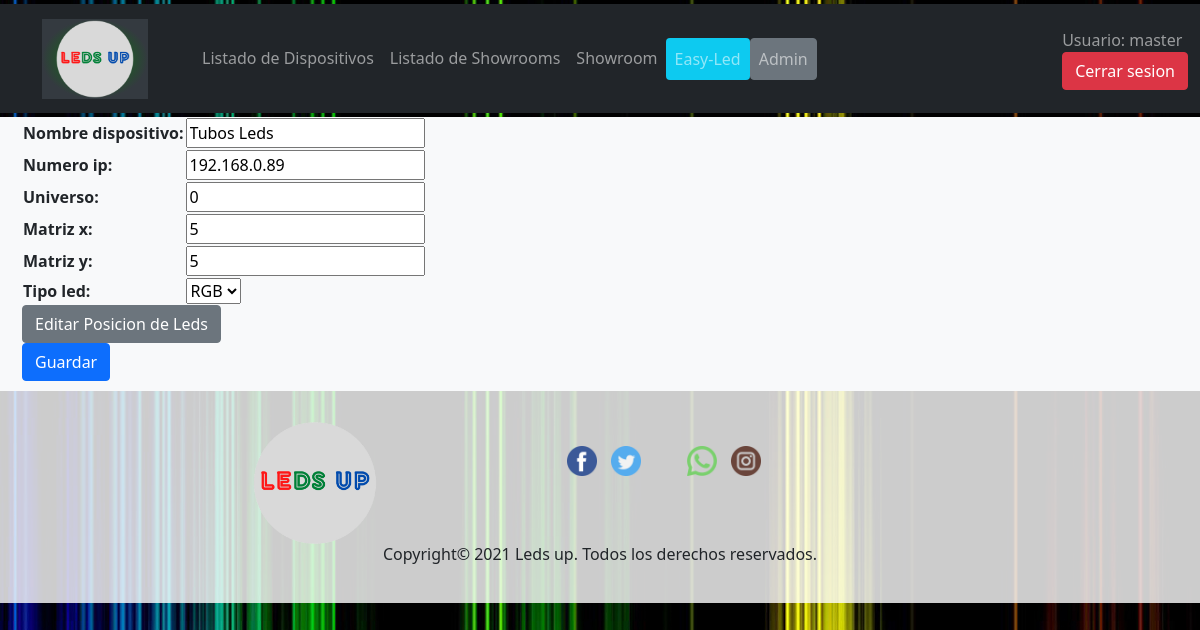
Screenshot of /ledsup/dispositivo/1/ (signed in) with the database file from the repository.
### ledsup/models.py (models this page shows, shortened)
class Dispositivo(models.Model):
    TIPO_LED = [
        ('RGB', 'RGB'),
        ('RBG', 'RBG'),
        ('BRG', 'BRG'),
        ('BGR', 'BGR'),
        ('GRB', 'GRB'),
        ('GBR', 'GBR')
    ]
    usuario = models.ForeignKey(User, on_delete=models.CASCADE)
    nombre_dispositivo = models.CharField(max_length=100)
    numero_ip = models.CharField(max_length=15)
    universo = models.PositiveSmallIntegerField(default=0)
    tamano_paquetes = models.PositiveSmallIntegerField(default=512)
    matriz_x = models.PositiveSmallIntegerField(default=5, validators=[MinValueValidator(5), MaxValueValidator(34)])
    matriz_y = models.PositiveSmallIntegerField(default=5, validators=[MinValueValidator(5), MaxValueValidator(34)])
    fecha_creacion = models.DateTimeField('Fecha de creacion', default=timezone.now)
    patch = models.TextField(max_length=600, default='Sin patch')
    tipo_led = models.CharField(choices=TIPO_LED, max_length=5, default='RGB')

### ledsup/views.py (the view, shortened to what this page needs)
# urls.py: path('dispositivo/<int:pk>/', views.DispositivoUpdate.as_view(), name='editar_dispositivo'),
class DispositivoUpdate(LoginRequiredMixin, UpdateView):
    def get_form(self, *args, **kwargs):
        form = super(DispositivoUpdate, self).get_form(*args, **kwargs)
        form.instance.usuario = self.request.user
        return form
    model = Dispositivo
    success_url = reverse_lazy('ledsup:lista_dispositivos')
    fields = [
        'nombre_dispositivo',
        'numero_ip',
        'universo',
        'matriz_x',
        'matriz_y',
        'tipo_led',
    ]

### web/context_processors.py (called while the page is built)
def get_current_year_to_context(request):
    current_datetime = datetime.datetime.now()
    return {
        'current_year': current_datetime.year
    }

### ledsup/templates/ledsup/dispositivo_form.html (shortened to what this page needs)
{% extends "ledsup/base_generic.html" %}
{% block content %}
<div class="container-fluid bg-light">
    <div class="row">
        <form action="" method="post">
            <table>
                {{ form.as_table }}
            </table>
            <button type="button" class="btn btn-secondary" data-bs-toggle="modal" data-bs-target="#editarPosicionLeds" id="botonEditar">
              Editar Posicion de Leds
            </button>
            <br>
            <input class="btn btn-primary" type="submit" value="Guardar" id="botonAceptar"/>
        </form>
    </div>
</div>
{% endblock %}

### ledsup/templates/ledsup/partials/header.html (shortened to what this page needs)
{% load static %}
      <header class="site-header sticky-top py-1">
        <nav class="navbar justify-content-between navbar-expand-lg navbar-dark bg-dark">
            <div class="container-fluid">
                <a class="navbar-brand" href="#">
                    <img src="{% static 'ledsup/imagenes/iconos/logo.png' %}" id="imagenLogo" alt="logo" class="logoRojo d-inline-block align-text-top"/>
                </a>
                <div class="collapse navbar-collapse" id="navbarScroll">
                    <ul class="navbar-nav mr-auto">
                        <li class="nav-item">
                            <a class="nav-link" href="{% url 'ledsup:lista_dispositivos' %}">
                                Listado de Dispositivos
                            </a>
                        </li>
                        <li class="nav-item">
                            <a class="nav-link" href="{% url 'ledsup:lista_showroom' %}">
                                Listado de Showrooms
                            </a>
                        </li>
                        <li class="nav-item">
                            <a class="nav-link" href="{% url 'ledsup:showroom' %}">
                                Showroom
                            </a>
                        </li>
                        <li class="nav-item">
                            <a class="nav-link bg-info btn" href="{% url 'web:index' %}">
                                Easy-Led
                            </a>
                        </li>
                        {% if user.is_authenticated and user.is_staff %}
                            <li class="nav-item">
                                <a class="nav-link btn-secondary btn" href="{% url 'admin:index' %}">
                                    Admin
                                </a>
                            </li>
                        {% endif %}
                    </ul>
                </div>
                <div class="top-right">
                    {% if user.is_authenticated %}
                        <span class="navbar-text">
                            Usuario: {{ user.get_username }}
                        </span>
                        <br>
                        <a href="{% url 'logout'%}?next={{request.path}}" class="btn btn-danger">Cerrar sesion</a>
                    {% else %}
                        <a href="{% url 'login'%}?next={{request.path}}" class="btn btn-primary">Iniciar sesion</a>
                    {% endif %}
                </div>
            </div>
        </nav>
    </header>

### ledsup/static/ledsup/css/style.css (style rules this page uses)
body { background: url('/static/ledsup/imagenes/Fondo.jpg'); background-position: center center; background-repeat: repeat; background-attachment: fixed; background-color: black; }
form { margin: 10px; }
.logoVerde { height: 80px; padding: 1px; margin: 1px 30px; background: -webkit-radial-gradient(closest-side,green,#343a40); }

### rows the page displays
Dispositivo: nombre_dispositivo "Tubos Leds", numero_ip "192.168.0.89", universo "0", matriz_x "5", matriz_y "5", tipo_led "RGB"

### other values shown
{{ user.get_username }} "master"
